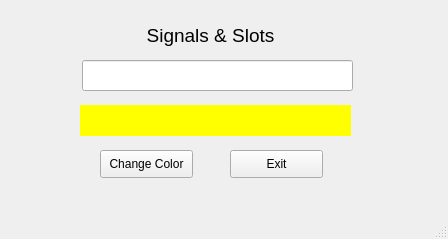
<?xml version="1.0" encoding="UTF-8"?>
<ui version="4.0">
 <class>MainWindow</class>
 <widget class="QMainWindow" name="MainWindow">
  <property name="geometry">
   <rect>
    <x>0</x>
    <y>0</y>
    <width>448</width>
    <height>239</height>
   </rect>
  </property>
  <property name="windowTitle">
   <string>MainWindow</string>
  </property>
  <widget class="QWidget" name="centralwidget">
   <widget class="QLabel" name="labelName">
    <property name="geometry">
     <rect>
      <x>110</x>
      <y>10</y>
      <width>201</width>
      <height>51</height>
     </rect>
    </property>
    <property name="font">
     <font>
      <pointsize>14</pointsize>
     </font>
    </property>
    <property name="layoutDirection">
     <enum>Qt::LeftToRight</enum>
    </property>
    <property name="text">
     <string>Signals &amp; Slots</string>
    </property>
    <property name="alignment">
     <set>Qt::AlignCenter</set>
    </property>
   </widget>
   <widget class="QLineEdit" name="lineEditName">
    <property name="geometry">
     <rect>
      <x>82</x>
      <y>60</y>
      <width>271</width>
      <height>31</height>
     </rect>
    </property>
   </widget>
   <widget class="QLabel" name="label_2">
    <property name="geometry">
     <rect>
      <x>80</x>
      <y>105</y>
      <width>271</width>
      <height>31</height>
     </rect>
    </property>
    <property name="font">
     <font>
      <stylestrategy>NoAntialias</stylestrategy>
     </font>
    </property>
    <property name="styleSheet">
     <string notr="true">background-color: rgb(255, 255, 0);</string>
    </property>
    <property name="text">
     <string/>
    </property>
   </widget>
   <widget class="QPushButton" name="pushButtonChangeColor">
    <property name="geometry">
     <rect>
      <x>100</x>
      <y>150</y>
      <width>93</width>
      <height>28</height>
     </rect>
    </property>
    <property name="text">
     <string>Change Color</string>
    </property>
   </widget>
   <widget class="QPushButton" name="pushButtonExit">
    <property name="geometry">
     <rect>
      <x>230</x>
      <y>150</y>
      <width>93</width>
      <height>28</height>
     </rect>
    </property>
    <property name="text">
     <string>Exit</string>
    </property>
   </widget>
  </widget>
  <widget class="QMenuBar" name="menubar">
   <property name="geometry">
    <rect>
     <x>0</x>
     <y>0</y>
     <width>448</width>
     <height>26</height>
    </rect>
   </property>
  </widget>
  <widget class="QStatusBar" name="statusbar"/>
 </widget>
 <resources/>
 <connections>
  <connection>
   <sender>lineEditName</sender>
   <signal>textChanged(QString)</signal>
   <receiver>labelName</receiver>
   <slot>setText(QString)</slot>
   <hints>
    <hint type="sourcelabel">
     <x>217</x>
     <y>101</y>
    </hint>
    <hint type="destinationlabel">
     <x>210</x>
     <y>61</y>
    </hint>
   </hints>
  </connection>
  <connection>
   <sender>pushButtonExit</sender>
   <signal>clicked()</signal>
   <receiver>MainWindow</receiver>
   <slot>close()</slot>
   <hints>
    <hint type="sourcelabel">
     <x>276</x>
     <y>189</y>
    </hint>
    <hint type="destinationlabel">
     <x>223</x>
     <y>119</y>
    </hint>
   </hints>
  </connection>
  <connection>
   <sender>pushButtonChangeColor</sender>
   <signal>clicked()</signal>
   <receiver>MainWindow</receiver>
   <slot>repaint()</slot>
   <hints>
    <hint type="sourcelabel">
     <x>146</x>
     <y>189</y>
    </hint>
    <hint type="destinationlabel">
     <x>223</x>
     <y>119</y>
    </hint>
   </hints>
  </connection>
 </connections>
</ui>
